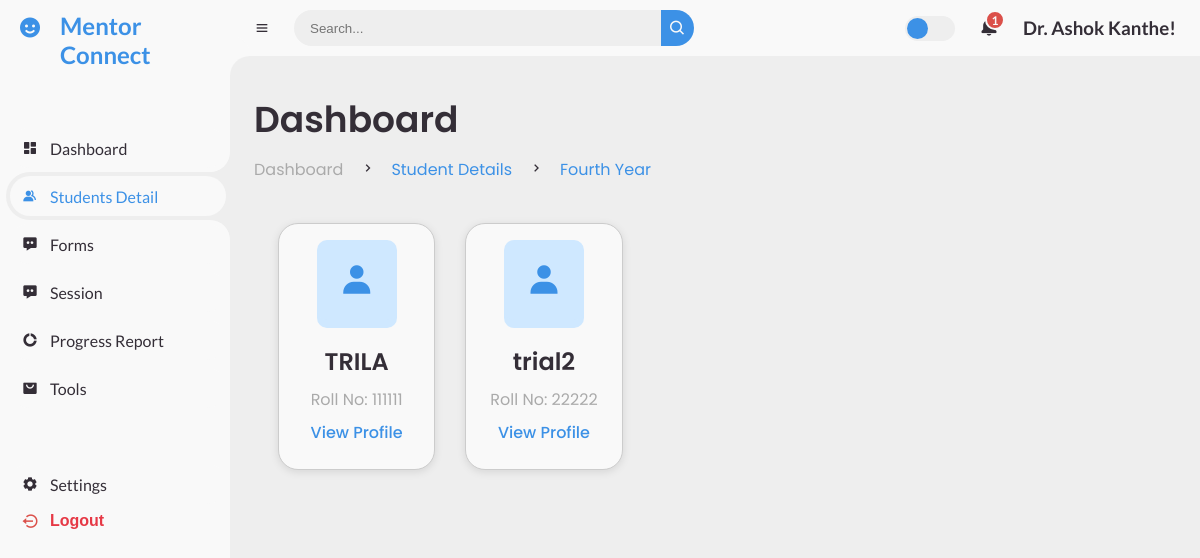
Screenshot of /student_detail/BE (signed in) with the database file from the repository.
### mentor/models.py (models this page shows, shortened)
class MentorshipData(models.Model):
    name = models.CharField(max_length=255)
    roll_number = models.CharField(max_length=50)
    division = models.CharField(max_length=10)
    faculty_mentor = models.CharField(max_length=255, null=True, blank=True)
    be_student_mentor = models.CharField(max_length=255, null=True, blank=True)
    year = models.CharField(max_length=10, blank=True)  # Year will be set based on sem
    sem = models.IntegerField(null=True)  # Semester field
    token = models.CharField(max_length=100, null=True, blank=True)
    token_created_at = models.DateTimeField(null=True, blank=True)

### mentor/views.py (the view)
@login_required
def BE(request):
    mentor = request.user
    username = mentor.username
    readable_name = username.replace('_', ' ').title()
    be_students = MentorshipData.objects.filter(year__iexact="BE",faculty_mentor=readable_name)
    context = {
        'student_count': be_students.count(),
        'students': be_students,
        'student_names': [student.name for student in be_students],
        'mentor': mentor,
    }
    return render(request, 'be.html', context)

### mentor/templatetags/username_filters.py (called while the page is built)
@register.filter
def readable_username(value):
    return value.replace('_', ' ').title()

### templates/be.html (shortened to what this page needs)
{% extends 'base.html' %}
{% block content %}
<div class="head-title">
  <div class="left">
      <h1>Dashboard</h1>
      <ul class="breadcrumb">
          <li>
              <a href="#">Dashboard</a>
          </li>
          <li><i class='bx bx-chevron-right'></i></li>
          <li>
              <a class="active" href="/student_detail">Student Details</a>
          </li>
          <li><i class='bx bx-chevron-right'></i></li>
          <li>
              <a class="active" href="#">Fourth Year</a>
          </li>
      </ul>
      <div class="student-list">
          {% for student in students %}
              <div class="student-item">
                  <div class="bx">
                      <i class='bx bxs-user'></i>
                  </div>
                  <h3>{{ student.name }}</h3>
                  <p>Roll No: {{ student.roll_number }}</p>
                  <a href="{% url 'student_profile' student.id %}">View Profile</a>
              </div>
          {% empty %}
              <div>No students available</div>
          {% endfor %}
      </div>
  </div>
</div>
{% endblock %}

### templates/base.html (shortened to what this page needs)
{% load static %}
{% load username_filters %}
<!DOCTYPE html>
<html lang="en">
<head>
    <link rel="stylesheet" href="{% static 'CSS/mentor_dashboard.css' %}">
    <link href='https://unpkg.com/boxicons@2.0.9/css/boxicons.min.css' rel='stylesheet'>
</head>
<body class="{% block body_class %}{% endblock %}">
<section id="sidebar">
    <a href="#" class="brand">
        <i class='bx bxs-smile'></i>
        <span class="text">Mentor Connect</span>
    </a>
    <ul class="side-menu top">
        <li class="{% if request.path == '/dashboard/' %}active{% endif %}">
            <a href="/dashboard/">
                <i class='bx bxs-dashboard'></i>
                <span class="text">Dashboard</span>
            </a>
        </li>
        <li class="{% if '/student_detail/' in request.path or '/generate_qr_followup/' in request.path or '/followup_form/' in request.path or '/generate_qr/' in request.path or '/form/' in request.path or '/student_profile/' in request.path %}active{% endif %}">
            <a href="/student_detail/">
                <i class='bx bxs-group'></i>
                <span class="text">Students Detail</span>
            </a>
        </li>
        <li class="{% if request.path == '/form_dashboard/' %}active{% endif %}">
            <a href="/form_dashboard/">
                <i class='bx bxs-message-dots'></i>
                <span class="text">Forms</span>
            </a>
        </li>
        <li class="{% if request.path == '/sessions/' %}active{% endif %}">
            <a href="/sessions/">
                <i class='bx bxs-message-dots'></i>
                <span class="text">Session</span>
            </a>
        </li>
        <li class="{% if '/progress_report/' in request.path or  '/remaining-forms/' in request.path or  '/main-forms-to-observe/' in request.path %}active{% endif %}">
            <a href="/progress_report/">
                <i class='bx bxs-doughnut-chart'></i>
                <span class="text">Progress Report</span>
            </a>
        </li>
        <li class="{% if request.path == '/tools/' %}active{% endif %}">
            <a href="/tools/">
                <i class='bx bxs-shopping-bag-alt'></i>
                <span class="text">Tools</span>
            </a>
        </li>
    </ul>
    <ul class="side-menu">
        <li class="{% if request.path == '/settings/' %}active{% endif %}">
            <a href="/settings/">
                <i class='bx bxs-cog'></i>
                <span class="text">Settings</span>
            </a>
        </li>
        <li>
            <form method="post" action="{% url 'logout' %}" style="display: inline;">
                <button type="submit" class="logout" style="background: none; border: none; color: inherit; cursor: pointer;">
                    <i class='bx bx-log-out-circle'></i>
                    <span class="text">Logout</span>
                </button>
            </form>
        </li>
    </ul>
</section>
    <section id="content">
        <nav >
            <i class='bx bx-menu'></i>
            <form action="#">
                <div class="form-input">
                    <input type="search" placeholder="Search...">
                    <button type="submit" class="search-btn"><i class='bx bx-search'></i></button>
                </div>
            </form>
            <label for="switch-mode" class="switch-mode"></label>
            <a href="#" class="notification">
                <span class="num">1</span>
            </a>
            <a href="#" class="profile">
                <h1>{{ user.username|readable_username }}!</h1>
            </a>
        </nav>
        <main>
            {% block content %}
            {% endblock %}
        </main>
</body>
</html>

### templates/be.html (style rules this page uses)
#content main .head-title { display: flex; align-items: center; justify-content: space-between; grid-gap: 16px; flex-wrap: wrap; }
#content main .head-title .left h1 { font-size: 36px; font-weight: 600; margin-bottom: 10px; color: var(--dark); }
#content main .head-title .left .breadcrumb { display: flex; align-items: center; grid-gap: 16px; }
#content main .head-title .left .breadcrumb li { color: var(--dark); }
#content main .head-title .left .breadcrumb li a { color: var(--dark-grey); pointer-events: none; }
#content main .head-title .left .breadcrumb li a.active { color: var(--blue); pointer-events: unset; }
.student-list { width: 100%; display: grid; grid-template-columns: repeat(3, 1fr); grid-gap: 30px; margin-top: 36px; padding: 0 24px; }
.student-item { padding: 24px; background: var(--light); border-radius: 20px; display: flex; flex-direction: column; align-items: center; text-align: center; box-shadow: 0 2px 8px rgba(0, 0, 0, 0.1); width: 100%; max-width: 100%; }
.student-item .bx { width: 80px; height: 80px; border-radius: 10px; font-size: 36px; display: flex; justify-content: center; align-items: center; margin-bottom: 16px; background: var(--light-blue); color: var(--blue); }
.student-item h3 { font-size: 24px; font-weight: 600; margin-bottom: 8px; color: var(--dark); }
.student-item p { font-size: 16px; color: var(--dark-grey); margin-bottom: 8px; }
.student-item a { text-decoration: none; color: var(--blue); font-weight: 500; }

### rows the page displays
MentorshipData: name "TRILA", roll_number "111111"
MentorshipData: name "trial2", roll_number "22222"

### other values shown
{{ user.username|readable_username }} "Dr. Ashok Kanthe"
